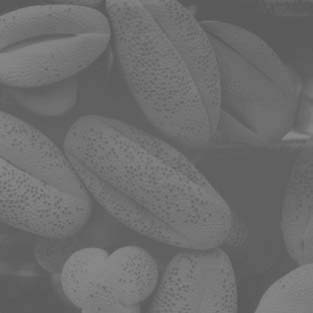
#> input picture histogram & contrast/1.jpg, 313 x 313 px
$ jupyter execute Untitled.ipynb
#> lines starting #> are read from the running program, lines starting #| are printed output that depends on the picture
[cell 1]
import matplotlib.pyplot as plt
import numpy as np
import cv2

[cell 2]
img=cv2.imread("1.jpg")
#> img is the input picture: shape (313, 313, 3); min 84, max 141, mean 108.7
img = cv2.cvtColor(img, cv2.COLOR_BGR2GRAY)
#> img: shape (313, 313)

hist=np.zeros((256),dtype=int)
rows,cols=img.shape
#> rows = 313; cols = 313

for i in range (rows) :
    for j in range (cols):
        index=img[i,j]
        hist[index] += 1
#> after the loop, hist = 256 values, max 9693 at index 97, min 0 at index 0, mean 382.7

#print(hist)
plt.plot(hist)
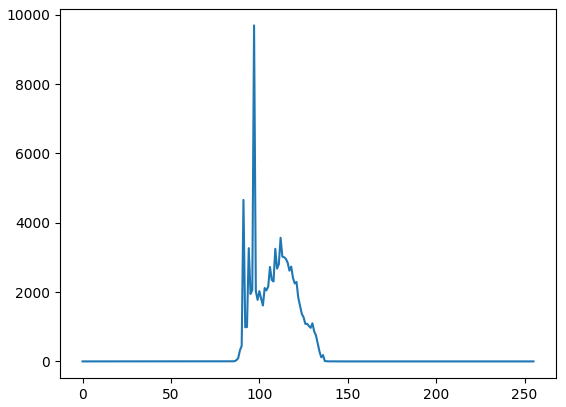
#> figure drawn by matplotlib, 1 panel; curve peaks at x = 97, y = 9693

[cell 3]
optimized_img = cv2.equalizeHist(img)
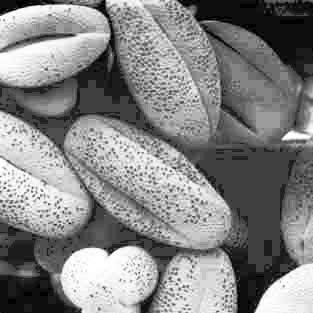
#> optimized_img: shape (313, 313); min 0, max 255, mean 131.5
hist = cv2.calcHist([optimized_img], [0], None, [256],[0,256])
#> hist = 256 values, max 9693 at index 64, min 0 at index 3, mean 382.7

plt.plot(hist)

cv2.imshow('test',optimized_img)
cv2.imwrite('result.jpg',optimized_img)
cv2.waitKey(0)
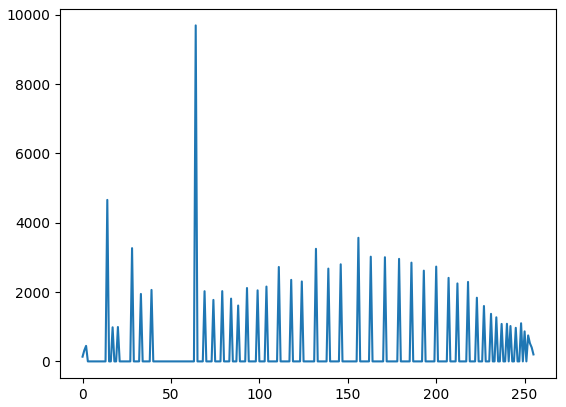
#> figure drawn by matplotlib, 1 panel; curve peaks at x = 64, y = 9693
